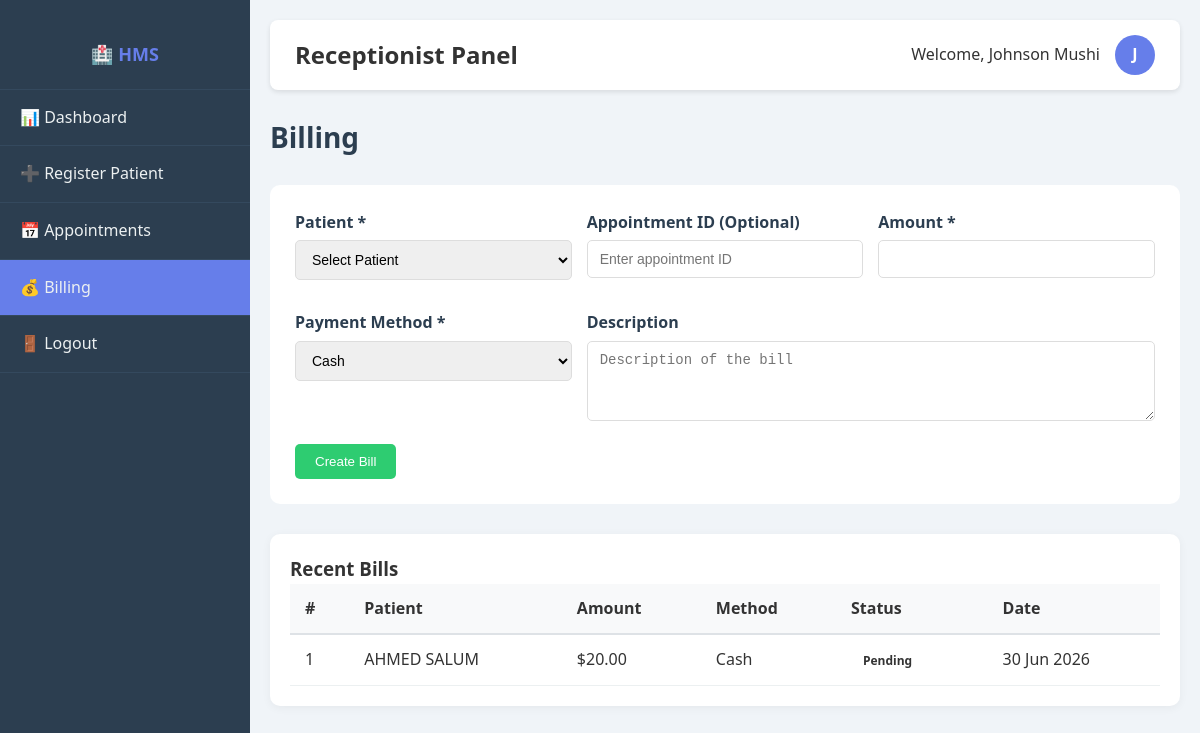
The app's page /billing.php (signed in) with its own data.
### tables this page shows
CREATE TABLE `billing` (
  `id` int(11) NOT NULL,
  `patient_id` int(11) NOT NULL,
  `appointment_id` int(11) DEFAULT NULL,
  `amount` decimal(10,2) NOT NULL,
  `payment_status` enum('pending','paid','partially_paid') DEFAULT 'pending',
  `payment_method` enum('cash','card','insurance','other') DEFAULT 'cash',
  `payment_date` timestamp NULL DEFAULT NULL,
  `description` text DEFAULT NULL,
  `created_at` timestamp NOT NULL DEFAULT current_timestamp()
);

CREATE TABLE `patients` (
  `id` int(11) NOT NULL,
  `first_name` varchar(50) NOT NULL,
  `last_name` varchar(50) NOT NULL,
  `date_of_birth` date NOT NULL,
  `gender` enum('Male','Female','Other') NOT NULL,
  `phone` varchar(20) DEFAULT NULL,
  `email` varchar(100) DEFAULT NULL,
  `address` text DEFAULT NULL,
  `emergency_contact` varchar(20) DEFAULT NULL,
  `medical_history` text DEFAULT NULL,
  `registration_date` timestamp NOT NULL DEFAULT current_timestamp()
);

### billing.php (the view, shortened to what this page needs)
<?php
require_once '../config/database.php';
$bills = $conn->query("
    SELECT b.*, p.first_name, p.last_name
    FROM billing b
    JOIN patients p ON b.patient_id = p.id
    ORDER BY b.created_at DESC
    LIMIT 20
");
?>
<!DOCTYPE html>
<html lang="en">
<head>
    <link rel="stylesheet" href="../css/style.css">
</head>
<body>
    <div class="dashboard">
        <?php include '../includes/sidebar.php'; ?>
        <div class="main-content">
            <?php include '../includes/topbar.php'; ?>
            <div class="page-header">
                <h1>Billing</h1>
            </div>
            <form method="POST" style="background:white; padding:25px; border-radius:10px; margin-bottom:30px;">
                <div style="display:grid; grid-template-columns: 1fr 1fr 1fr; gap:15px;">
                    <div class="form-group">
                        <label>Patient *</label>
                        <select name="patient_id" required>
                            <option value="">Select Patient</option>
                        </select>
                    </div>
                    <div class="form-group">
                        <label>Appointment ID (Optional)</label>
                        <input type="number" name="appointment_id" min="1" placeholder="Enter appointment ID">
                    </div>
                    <div class="form-group">
                        <label>Amount *</label>
                        <input type="number" step="0.01" name="amount" min="0.01" required>
                    </div>
                    <div class="form-group">
                        <label>Payment Method *</label>
                        <select name="payment_method" required>
                            <option value="cash">Cash</option>
                        </select>
                    </div>
                    <div class="form-group" style="grid-column: span 2;">
                        <label>Description</label>
                        <textarea name="description" rows="2" placeholder="Description of the bill"></textarea>
                    </div>
                </div>
                <button type="submit" class="btn-success">Create Bill</button>
            </form>
            <div class="table-container">
                <h3>Recent Bills</h3>
                <table>
                    <thead>
                        <tr>
                            <th>#</th>
                            <th>Patient</th>
                            <th>Amount</th>
                            <th>Method</th>
                            <th>Status</th>
                            <th>Date</th>
                        </tr>
                    </thead>
                    <tbody>
                        <?php if ($bills && $bills->num_rows > 0): ?>
                            <?php $i = 1; while ($row = $bills->fetch_assoc()): ?>
                                <tr>
                                    <td><?php echo $i++; ?></td>
                                    <td><?php echo htmlspecialchars($row['first_name'] . ' ' . $row['last_name']); ?></td>
                                    <td>$<?php echo number_format($row['amount'], 2); ?></td>
                                    <td><?php echo ucfirst(htmlspecialchars($row['payment_method'])); ?></td>
                                    <td><span class="status status-<?php echo htmlspecialchars($row['payment_status']); ?>"><?php echo ucfirst(htmlspecialchars($row['payment_status'])); ?></span></td>
                                    <td><?php echo date('d M Y', strtotime($row['created_at'])); ?></td>
                                </tr>
                            <?php endwhile; ?>
                        <?php else: ?>
                            <tr>
                                <td colspan="6" class="text-center">No bills found</td>
                            </tr>
                        <?php endif; ?>
                    </tbody>
                </table>
            </div>
        </div>
    </div>
</body>
</html>

### style.css (style rules this page uses)
* { margin: 0; padding: 0; box-sizing: border-box; }
body { font-family: 'Segoe UI', Tahoma, Geneva, Verdana, sans-serif; background: #f0f4f8; color: #333; line-height: 1.6; }
.form-group { margin-bottom: 15px; }
.form-group label { display: block; margin-bottom: 5px; font-weight: 600; color: #2c3e50; }
.form-group input, .form-group select, .form-group textarea { width: 100%; padding: 10px 12px; border: 1px solid #ddd; border-radius: 5px; font-size: 14px; transition: border-color 0.3s; }
.form-group textarea { resize: vertical; min-height: 80px; }
.btn-success { background: #2ecc71; color: white; border: none; padding: 10px 20px; border-radius: 5px; cursor: pointer; }
.dashboard { display: flex; min-height: 100vh; }
.main-content { margin-left: 250px; padding: 20px; width: 100%; }
.table-container { background: white; padding: 20px; border-radius: 10px; box-shadow: 0 2px 10px rgba(0,0,0,0.05); overflow-x: auto; }
table { width: 100%; border-collapse: collapse; }
table th { background: #f8f9fa; padding: 12px 15px; text-align: left; font-weight: 600; border-bottom: 2px solid #dee2e6; }
table td { padding: 12px 15px; border-bottom: 1px solid #ecf0f1; }
.status { padding: 4px 12px; border-radius: 20px; font-size: 12px; font-weight: 600; }
.page-header { display: flex; justify-content: space-between; align-items: center; margin-bottom: 25px; }
.page-header h1 { font-size: 28px; color: #2c3e50; }

### records on screen
billing: patient.last_name "AHMED SALUM", amount "20.00", payment_method "Cash", payment_status "Pending", created_at "30 Jun 2026"

### other values on screen
$role "Receptionist"
$full_name "Johnson Mushi"
substr($full_name, 0, 1) "J"
